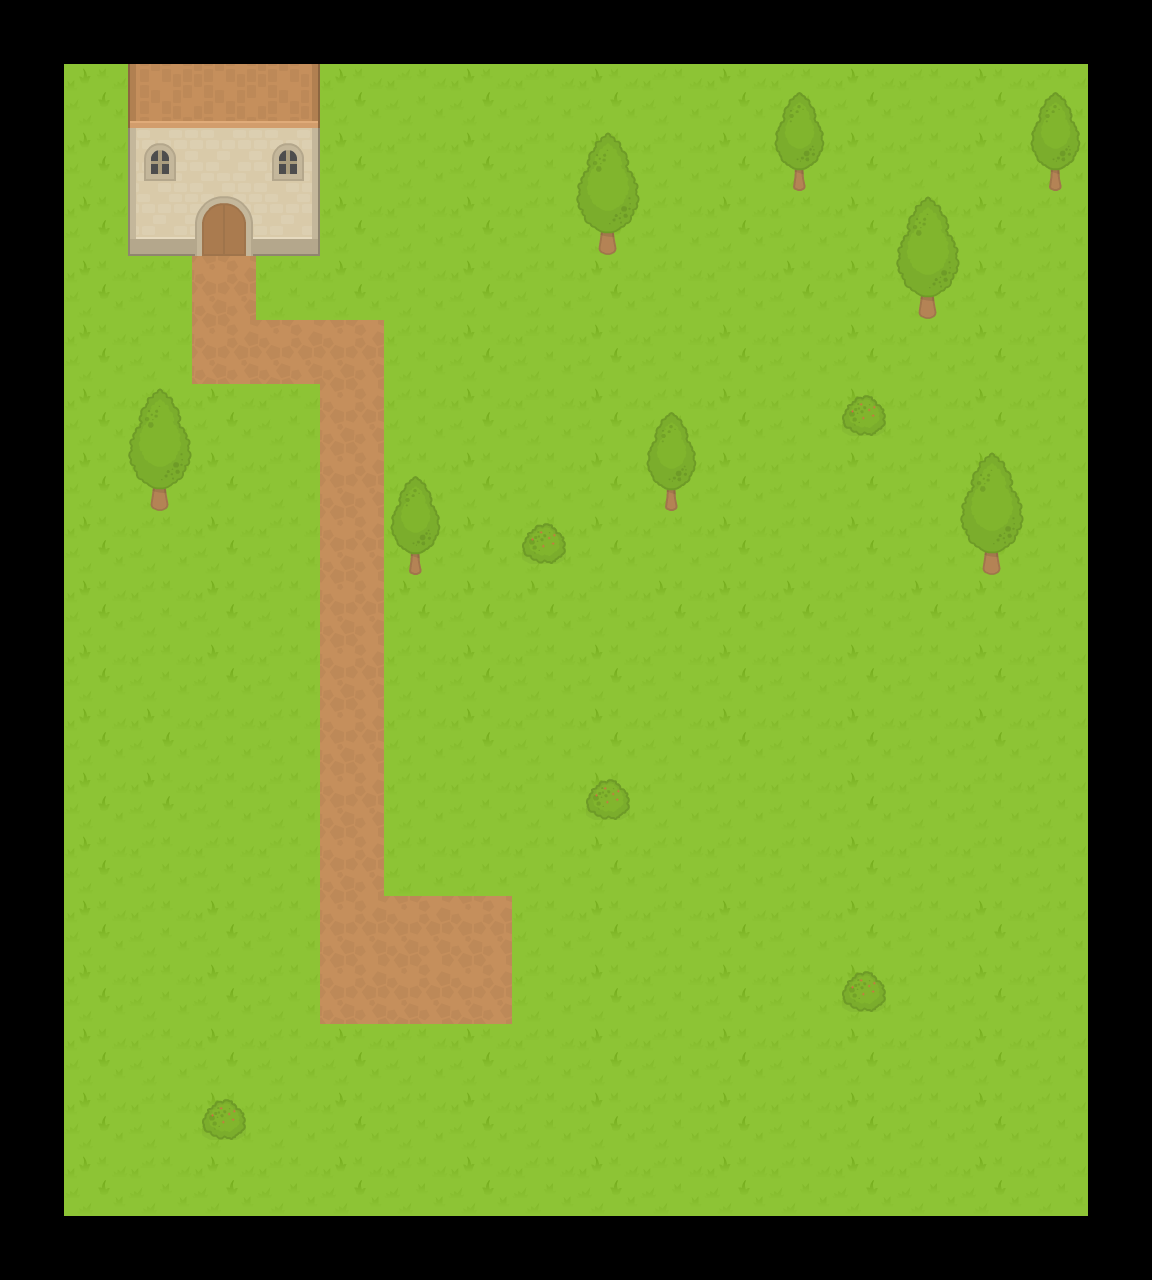

The image is a tile-based game level rendered from a .tmx file. Its description and source (layers, tilesets, objects; grid data summarised) follow:
An orthogonal 18x20 tile map with 64x64 px tiles, 3 tile layers (Tile Layer 1, Tile Layer 2, Tile Layer 3), 2 tilesets.

<map version="1.0" orientation="orthogonal" renderorder="left-down" width="18" height="20" tilewidth="64" tileheight="64" nextobjectid="1">
 <tileset firstgid="1" name="outside" tilewidth="128" tileheight="256" tilecount="4" columns="0">
  <tile id="0">
   <properties>
    <property name="Name" value="black" />
   </properties>
   <image width="64" height="64" source="sprites-tiles/black.png" />
  </tile>
  <tile id="1">
   <image width="128" height="256" source="sprites-tiles/KenneyRPGpack/Spritesheet/smallTree.png" />
  </tile>
  <tile id="2">
   <properties>
    <property name="Name" value="door-outside1-1" />
   </properties>
   <image width="64" height="128" source="sprites-tiles/KenneyRPGpack/Spritesheet/door.png" />
  </tile>
  <tile id="3">
   <properties>
    <property name="ID" type="int" value="0" />
    <property name="Name" value="Berry Bush" />
    <property name="Object" type="bool" value="true" />
    <property name="Passable" value="0" />
   </properties>
   <image width="64" height="64" source="sprites-tiles/KenneyRPGpack/Spritesheet/bush_berry1.png" />
  </tile>
 </tileset>
 <tileset firstgid="5" name="RPGpack_sheet" tilewidth="64" tileheight="64" tilecount="260" columns="20">
  <image source="sprites-tiles/KenneyRPGpack/Spritesheet/RPGpack_sheet.png" width="1280" height="832" />
  <tile id="60">
   <properties>
    <property name="Door" value="1" />
    <property name="Name" value="door-outside1-1" />
    <property name="mapID" value="0" />
   </properties>
  </tile>
  <tile id="61">
   <properties>
    <property name="Passable" value="0" />
   </properties>
  </tile>
  <tile id="63">
   <properties>
    <property name="Passable" value="0" />
   </properties>
  </tile>
  <tile id="64">
   <properties>
    <property name="Passable" value="0" />
   </properties>
  </tile>
  <tile id="65">
   <properties>
    <property name="Passable" value="0" />
   </properties>
  </tile>
  <tile id="66">
   <properties>
    <property name="Passable" value="0" />
   </properties>
  </tile>
  <tile id="164">
   <properties>
    <property name="Passable" value="0" />
   </properties>
  </tile>
  <tile id="165">
   <properties>
    <property name="Passable" value="0" />
   </properties>
  </tile>
  <tile id="166">
   <properties>
    <property name="Passable" value="0" />
   </properties>
  </tile>
  <tile id="180">
   <properties>
    <property name="ID" value="0" />
    <property name="Name" value="Bush" />
    <property name="Passable" value="0" />
   </properties>
  </tile>
  <tile id="200">
   <properties>
    <property name="Passable" value="0" />
   </properties>
  </tile>
  <tile id="201">
   <properties>
    <property name="Passable" value="0" />
   </properties>
  </tile>
  <tile id="214">
   <properties>
    <property name="Door" value="1" />
    <property name="Name" value="door-outside1-1" />
    <property name="mapID" value="0" />
   </properties>
  </tile>
  <tile id="220">
   <properties>
    <property name="Passable" value="0" />
   </properties>
  </tile>
  <tile id="221">
   <properties>
    <property name="Passable" value="0" />
   </properties>
  </tile>
 </tileset>
 <layer name="Tile Layer 1" width="18" height="20">
  <properties>
   <property name="Name" value="door-back" />
  </properties>
  <data>[360 cells, 360 non-empty, 5 distinct tile ids]</data>
 </layer>
 <layer name="Tile Layer 2" width="18" height="20">
  <data>[360 cells, 40 non-empty, 15 distinct tile ids]</data>
 </layer>
 <layer name="Tile Layer 3" width="18" height="20">
  <data>[360 cells, 2 non-empty, 1 distinct tile ids]</data>
 </layer>
</map>
